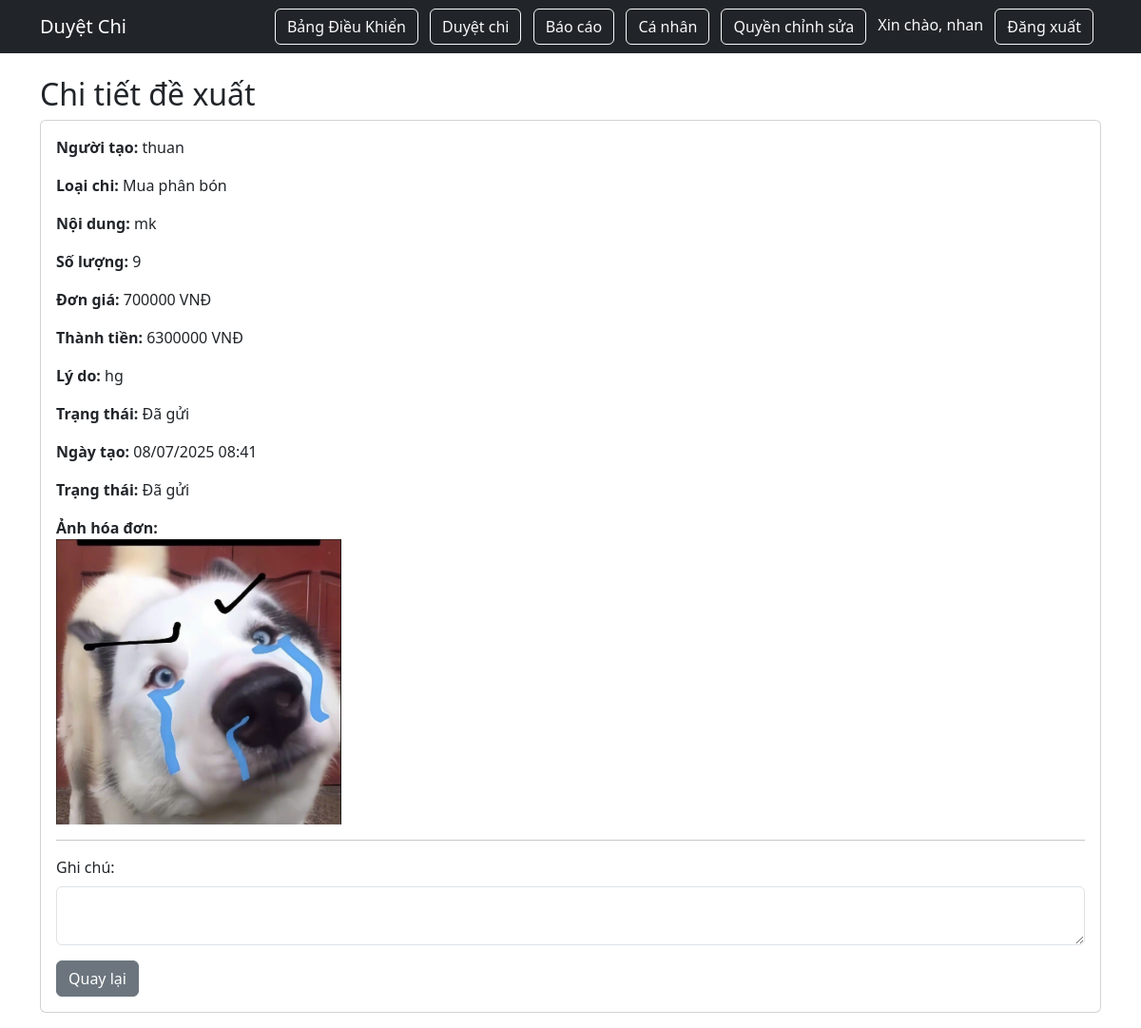
/approvals/4/ (signed in), run on the app's committed database.
### hello/models.py (models this page shows, shortened)
class ExpenseRequest(models.Model):
    EXPENSE_TYPE_CHOICES = [
        ('packaging', 'Mua bao bì'),
        ('maintenance', 'Bảo dưỡng máy'),
        ('fertilizer', 'Mua phân bón'),
    ]
    STATUS_CHOICES = [
        ('submitted', 'Đã gửi'),
        ('manager_approved', 'Trưởng bộ phận duyệt'),
        ('accountant_approved', 'Kế toán duyệt'),
        ('director_approved', 'Giám đốc duyệt'),
        ('rejected', 'Từ chối'),
        ('edit_required', 'Yêu cầu chỉnh sửa'),
    ]
    employee = models.ForeignKey(User, on_delete=models.CASCADE)
    expense_type = models.CharField(max_length=50, choices=EXPENSE_TYPE_CHOICES)
    reason = models.TextField()
    invoice_image = models.ImageField(upload_to='invoices/', blank=True, null=True)
    status = models.CharField(max_length=30, choices=STATUS_CHOICES, default='submitted')
    created_at = models.DateTimeField(auto_now_add=True)
    updated_at = models.DateTimeField(auto_now=True)
    manager_comment = models.TextField(blank=True, null=True)
    accountant_comment = models.TextField(blank=True, null=True)
    director_comment = models.TextField(blank=True, null=True)
    detail = models.CharField(max_length=255, verbose_name="Chi tiết")
    content = models.TextField(verbose_name="Nội dung")
    quantity = models.PositiveIntegerField(verbose_name="Số lượng")
    unit_price = models.DecimalField(max_digits=12, decimal_places=2, verbose_name="Đơn giá")
    @property
    def total_price(self):
        return self.quantity * self.unit_price

### hello/views.py (the view, shortened to what this page needs)
# urls.py: path('approvals/<int:pk>/', views.approval_detail, name='approval_detail'),
@login_required
def approval_detail(request, pk):
    req = get_object_or_404(ExpenseRequest, pk=pk)
    has_approve_permission = (
        request.user.is_superuser or
        EditPermission.objects.filter(user=request.user, can_edit=True).exists()
    )
    return render(request, 'hello/approval_detail.html', {'req': req, 'has_approve_permission': has_approve_permission})

### hello/templates/hello/approval_detail.html (shortened to what this page needs)
{% extends "hello/layout.html" %}
{% block content %}
<h2>Chi tiết đề xuất</h2>
<div class="card mb-3">
    <div class="card-body">
        <p><b>Người tạo:</b> {{ req.employee.username }}</p>
        <p><b>Loại chi:</b> {{ req.get_expense_type_display }}</p>
        <p><b>Nội dung:</b> {{ req.content }}</p>
        <p><b>Số lượng:</b> {{ req.quantity }}</p>
        <p><b>Đơn giá:</b> {{ req.unit_price|floatformat:0 }} VNĐ</p>
        <p><b>Thành tiền:</b> {{ req.total_price|floatformat:0 }} VNĐ</p>
        <p><b>Lý do:</b> {{ req.reason }}</p>
        <p><b>Trạng thái:</b> {{ req.get_status_display }}</p>
        <p><b>Ngày tạo:</b> {{ req.created_at|date:"d/m/Y H:i" }}</p>
        <p><b>Trạng thái:</b> {{ req.get_status_display }}</p>
        {% if req.invoice_image %}
            <p><b>Ảnh hóa đơn:</b><br><img src="{{ req.invoice_image.url }}" width="300"></p>
        {% endif %}
        <hr>
        <form method="post">
            <div class="mb-3">
                <label for="comment" class="form-label">Ghi chú:</label>
                <textarea name="comment" id="comment" class="form-control" rows="2"></textarea>
            </div>
                <button type="button" class="btn btn-secondary" onclick="window.history.back();">Quay lại</button>
        </form>
    </div>
</div>
{% endblock %}

### hello/templates/hello/layout.html (shortened to what this page needs)
<!DOCTYPE html>
<html lang="vi">
<head>
    <link rel="stylesheet" href="https://cdn.jsdelivr.net/npm/bootstrap@5.3.3/dist/css/bootstrap.min.css">
</head>
<body>
    <nav class="navbar navbar-expand-lg navbar-dark bg-dark mb-4">
        <div class="container">
            <a class="navbar-brand" href="{% url 'home' %}">Duyệt Chi</a>
            <div class="ms-auto">
                {% if user.is_authenticated %}
                    <a href="{% url 'dashboard' %}" class="btn btn-outline-light me-2">Bảng Điều Khiển</a>
                    <a href="{% url 'approval_list' %}" class="btn btn-outline-light me-2">Duyệt chi</a>
                    <a href="{% url 'report' %}" class="btn btn-outline-light me-2">Báo cáo</a>
                    <a href="{% url 'profile' %}" class="btn btn-outline-light me-2">Cá nhân</a>
                    <a href="{% url 'expense_permission_list' %}" class="btn btn-outline-light me-2">Quyền chỉnh sửa</a>
                    <span class="text-light me-2">Xin chào, {{ user.username }}</span>
                    <form method="post" action="{% url 'logout' %}" style="display:inline;">
                        <button type="submit" class="btn btn-outline-light me-2">Đăng xuất</button>
                    </form>
                {% else %}
                    <a href="{% url 'login' %}" class="btn btn-outline-light me-2">Đăng nhập</a>
                {% endif %}
            </div>
        </div>
    </nav>
    <div class="container">
        {% block content %}{% endblock %}
    </div>
</body>
</html>

### data on the page
ExpenseRequest: employee.username "thuan", expense_type "Mua phân bón", content "mk", quantity "9", unit_price "700000", total_price "6300000", reason "hg", status "Đã gửi", created_at "08/07/2025 08:41", invoice_image (picture)

### other printed values
{{ user.username }} "nhan"
